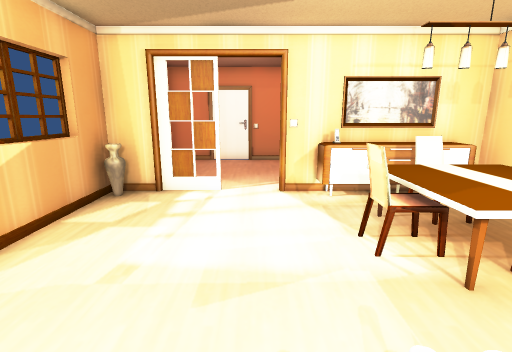
view 1 (above)

12 first-person views from a walk through a Unity game level. The camera is 1.2 m above the floor, tilts 12° down and sees 85° across. The floor is counted in squares, 0.5 m on a side. Each view is taken from the middle of a square. On the plan, view 1 faces up. The plan holds only what a view shows up to about 18 squares ahead; the rest is blank. The player is left out. Some animated figures are left out.

view 2
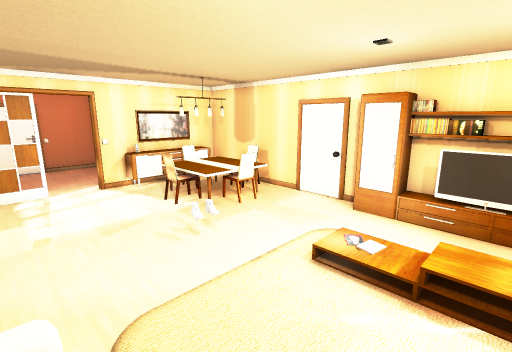

view 3
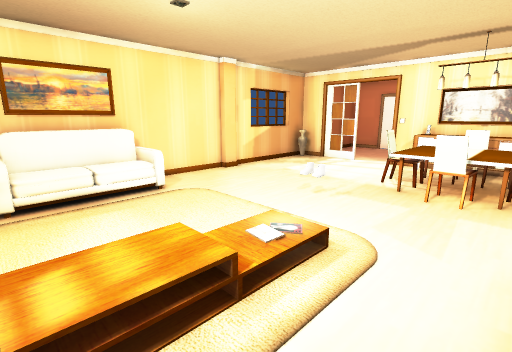

view 4
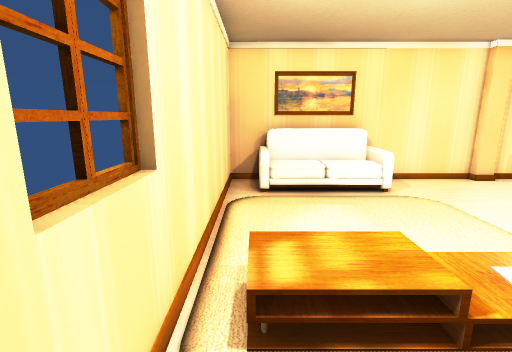

view 5
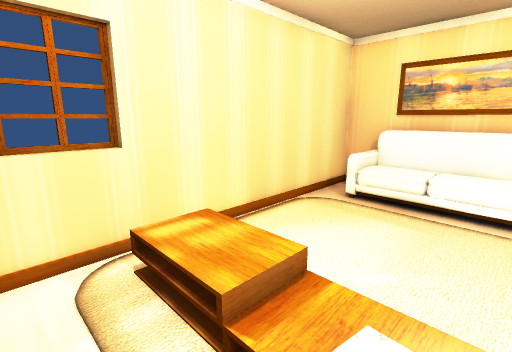

view 6
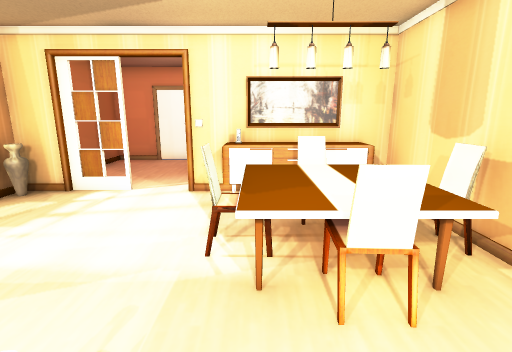

view 7
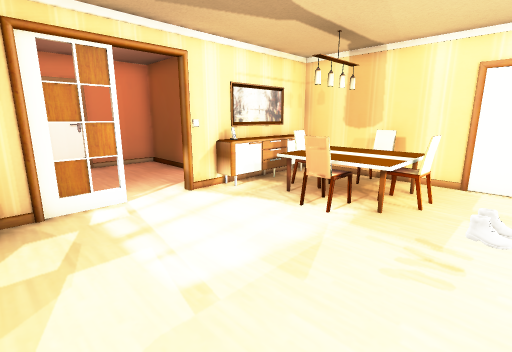

view 8
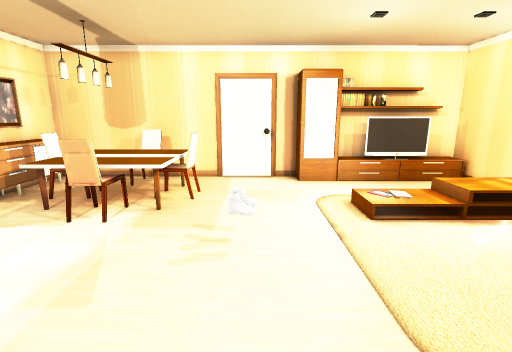

view 9
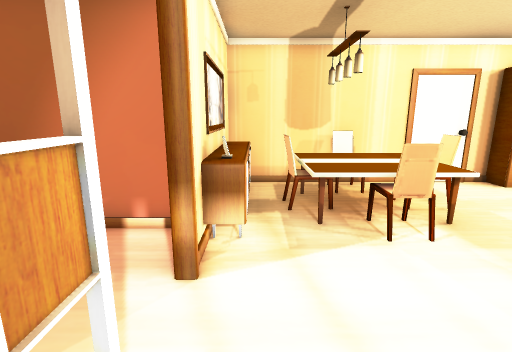

view 10
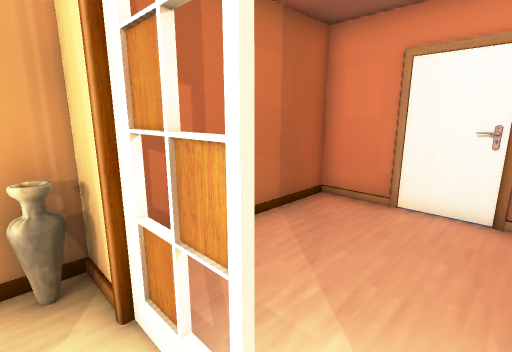

view 11
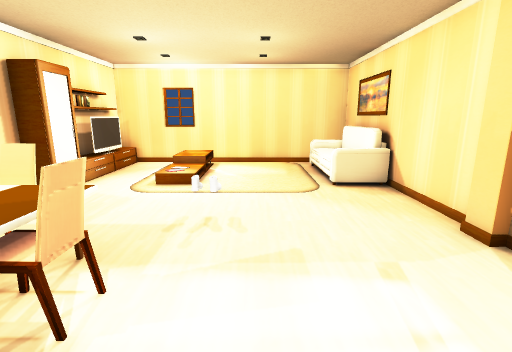

view 12
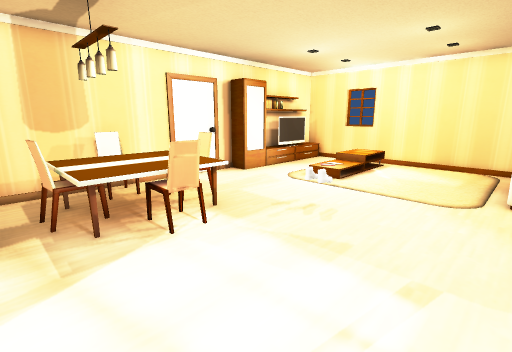

### Floor plan
Key: @ floor where view 1 was taken; # wall or solid block; . main floor; : floor 0.25 m higher than the main floor; + floor 0.5 m higher than the main floor; = window, fence, low wall or low ledge; ^ raised ledge; v drop or lower ground; T table; O other object.
Columns run from 5 left of view 1 to 7 right of it. Each row starts with its distance up from view 1.
 16 #########
 15 #.......#
 14 #.......#
 13 #.......#
 12 #.......#
 11 #.......#
 10 #.......#
  9 ####..##^^^^#
  8 #=.....=^^^^#
  7 #.......T##T#
  6 #.......TTTT#
  5 #......=TTTT#
  4 #......#TTTT#
  3 #.......T##T#
  2 #...........#
  1 #.....O.....#
  0 #....@......#
 -1 #..........##
 -2 #=+.....:..##
 -3 #=+.....:..#
 -4 #=+.....+..##
 -5 #=+.....+..##
 -6 #vv.....+...#
 -7 #############

Where each view was taken, in squares from view 1:
view 1: 0 up, 0 right, facing up
view 2: 5 down, 3 left, facing up-right
view 3: 6 down, 6 right, facing up-left
view 4: 6 down, 6 right, facing left
view 5: 2 down, 5 right, facing down-left
view 6: 0 up, 3 right, facing up
view 7: 1 up, 4 left, facing up-right
view 8: 1 up, 4 left, facing right
view 9: 8 up, 3 left, facing right
view 10: 8 up, 0 right, facing up-left
view 11: 8 up, 0 right, facing down
view 12: 8 up, 3 left, facing down-right
